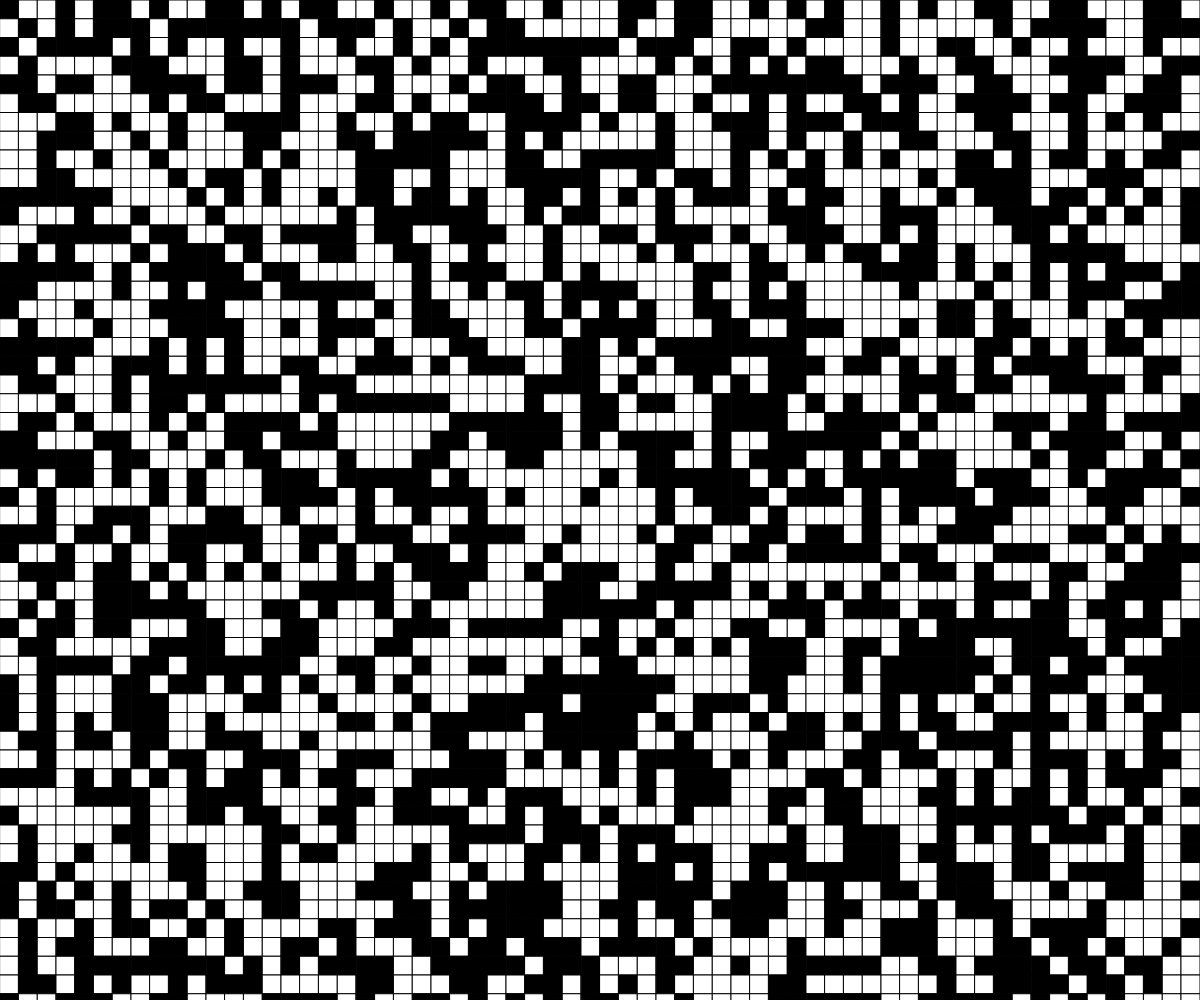
Frame 1 (no input)
Frame 60 (no input): identical to frame 1, image omitted
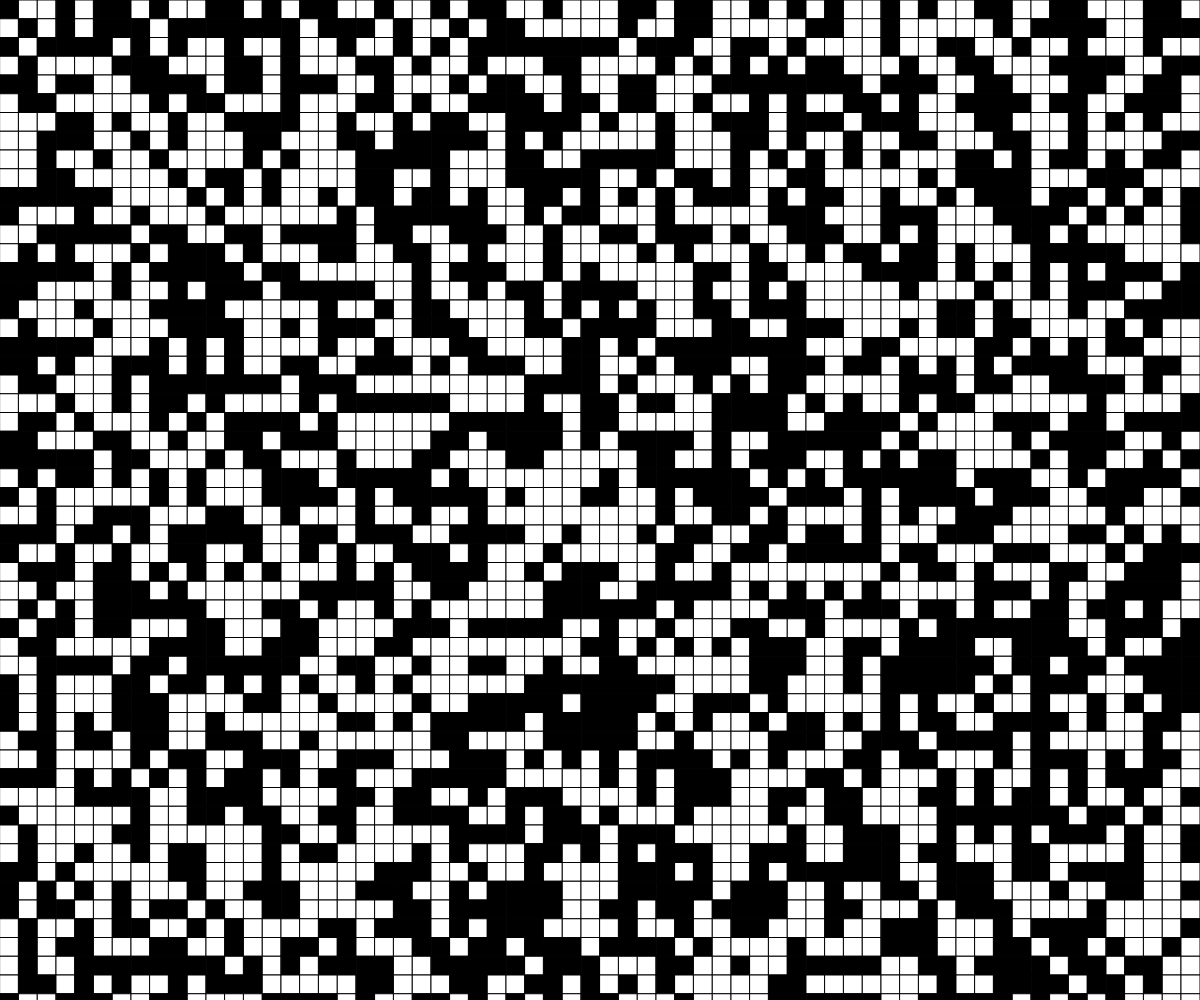
Frame 120 (the mouse pressed at the canvas centre since frame 60)

The p5.js sketch that drew these frames (run headless with seeded random() and noise() and a simulated clock; from frame 60 on, the mouse is pressed at the canvas centre):

// p5.js sketch
// ── sketch.js
// The Grid
// Dan Schellenberg - replace with your name
// March 26, 2018

let cols = 64;
let rows = 64;
let grid
let cellSize;
let autoplay;

function setup() {
  createCanvas(windowWidth, windowHeight)
  cellSize = width / cols;
  grid = createRandom2DArray(cols, rows)
  autoplay = false;
}

function draw() {
  background(255);
  autoPlayIfRequired();
  displayGrid();
}

function autoPlayIfRequired() {
  if (autoplay && frameCount % 10 === 0) {
    nextTurn();
  }
}

function nextTurn() {
  let next = createEmptyArray(cols, rows);
  for (let x = 0; x < rows; x++) {
    for (let y = 0; y < cols; y++) {
      let neighbours = 0;
      for (let i = -1; i <= 1; i++) {
        for (let j = -1; j <= 1; j++) {
          //don't break on the edges
          if (x + i >= 0 && x + i < cols && y + j >= 0 && y + j < rows) {
            neighbours += grid[x + i][y + j];
          }
        }
      }
      neighbours -= grid[x][y];
      // apply the rules for games
      if (grid[x][y] === 1) { // currently alive
        if (neighbours === 2 || neighbours === 3) {
          next[x][y] = 1;
        }
        else {
          next[x][y] = 0;
        }
      }
      else { // currently dead
        if (neighbours === 3) {
          next[x][y] = 1;
        }
        else {
          next[x][y] = 0;
        }
      }
    }
  }
  grid = next;
}

function keyPressed() {
  if (key === "r" || key === "R") {
    grid = createRandom2dArray(cols, rows);
  }
  else if (key === " ") {
    nextTurn();
  }
  else if (key === "c" || key === "C") {
    grid = createEmpty2dArray(cols, rows);
  }
  else if (key === "a" || key === "A") {
    autoPlay = !autoPlay;
  }
}

function displayGrid() {
  for (let x = 0; x < rows; x++) {
    for (let y = 0; y < cols; y++) {
      if (grid[x][y] === 0) {
        fill(255);
      }
      else {
        fill(0);
      }
      rect(x * cellSize, y * cellSize, cellSize, cellSize);
    }
  }
}

function createRandom2DArray(cols, rows) {
  let randomGrid = [];
  for (let x = 0; x < cols; x++) {
    randomGrid.push([]);
    for (let y = 0; y < rows; y++) {
      if (random(100) < 50) {
        randomGrid[x].push(0);
      }
      else {
        randomGrid[x].push(1);
      }
    }
  }
  return randomGrid;
}

function createEmptyArray(cols, rows) {
  let randomGrid = [];
  for (let x = 0; x < cols; x++) {
    randomGrid.push([]);
    for (let y = 0; y < rows; y++) {
      randomGrid[x].push(0);
    }
  }
  return randomGrid;
}

function mousePressed() {
  let xCoord = floor(mouseX / cellSize);
  let yCoord = floor(mouseY / cellSize);

  if (grid[xCoord][yCoord] === 1) {
    grid[xCoord][yCoord] = 0;
  }
  else {
    grid[xCoord][yCoord] = 1;
  }
}
